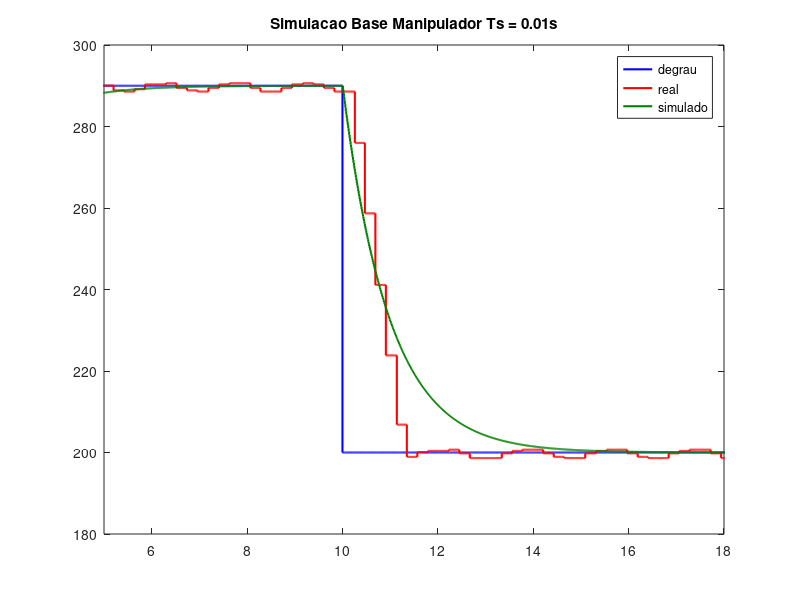
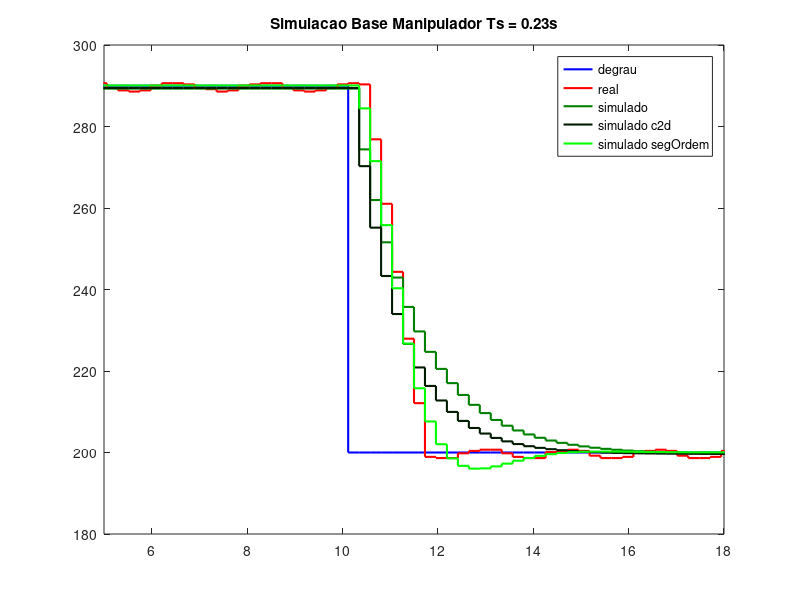
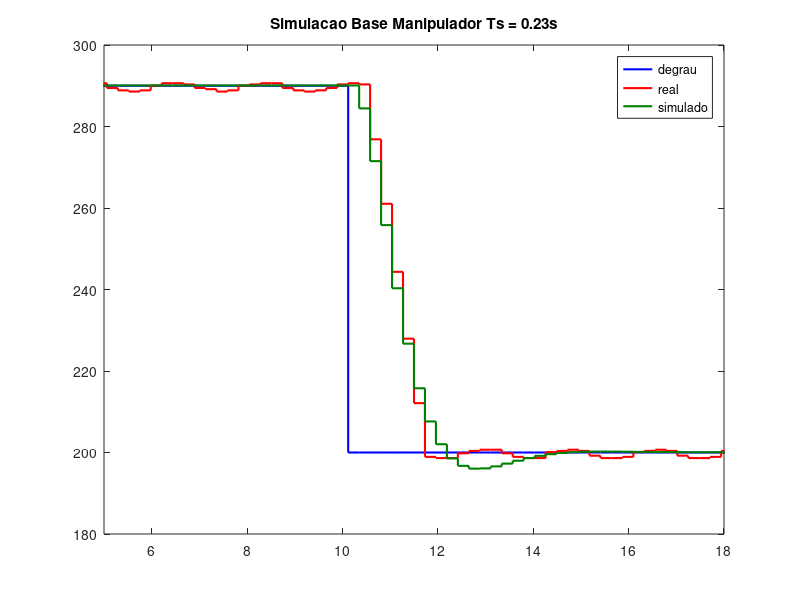

The MATLAB script that drew these images, in order:
clc;
close all;

load('inputBase0_01.mat')
load('outputBase0_01.mat')
load('inputBase0_23.mat')
load('outputBase0_23.mat')

darkGreen = [0, 0.5, 0];
darknessGreen = [0, 0.1, 0];

tfBase0_01 = tf([0.0102],[1 -0.9898],0.01)

% Um polo - Discreto direto
tfBase0_23 = tf([0.1657],[1 -0.8339],0.23)
% Um polo - Continuo e depois discreto c2d()
tfBase0_23_c2d = tf([0.2132],[1 -0.7864],0.23)
% Dois polos
% tfBase0_23_segOrdem = tf([0.06611 0 0],[1 -1.621 .6865],0.23)
% Tres polos
% tfBase0_23_segOrdem = tf([0.02781 0 0],[1 -2.431 2.077 -0.6184],0.23)
% Dois polos c2d (MELHOR RESULTADO)
tfBase0_23_segOrdem = tf([0.06258 0.05215],[1 -1.465 .5797],0.23)

timeBase0_01 = 0:0.01:19.99;
refBase0_01 = zeros(1,2000);

timeBase0_23 = 0:0.23:19.78;
refBase0_23 = zeros(1,87);

for idx = 1:2000
    if idx <= 1000
        refBase0_01(1,idx) = 290;
    else
        refBase0_01(1,idx) = 200;
    end
end

for idx = 1:87
    if idx <= 44
        refBase0_23(1,idx) = 290;
    else
        refBase0_23(1,idx) = 200;
    end
end

refBase0_23_estab = zeros(1,187);
timeBase0_23_estab = 0:0.23:42.78;

for idx = 1:187
    if idx <= 144
        refBase0_23_estab(1,idx) = 290;
    else
        refBase0_23_estab(1,idx) = 200;
    end
end

resultStepBase0_01 = lsim(tfBase0_01,refBase0_01,timeBase0_01);

resultStepBase0_23 = lsim(tfBase0_23,refBase0_23_estab,timeBase0_23_estab);
resultStepBase0_23_c2d = lsim(tfBase0_23_c2d,refBase0_23_estab,timeBase0_23_estab);
resultStepBase0_23_segOrdem = lsim(tfBase0_23_segOrdem,refBase0_23_estab,timeBase0_23_estab);

figure(1)
stairs(timeBase0_01(1,:),refBase0_01(1,:),'b', 'LineWidth', 1.5);
hold on
stairs(timeBase0_01(1,:),outputBase0_01(:,1),'r', 'LineWidth', 1.5);
hold on
stairs(timeBase0_01(1,:),resultStepBase0_01,'Color',[0,.5,0], 'LineWidth', 1.5);
axis([5 18 180 300])
legend('degrau','real','simulado')
title('Simulacao Base Manipulador Ts = 0.01s')

figure(2)
stairs(timeBase0_23(1,:),refBase0_23(1,:),'b', 'LineWidth', 1.5);
hold on
stairs(timeBase0_23(1,:),outputBase0_23(:,1),'r', 'LineWidth', 1.5);
hold on
stairs(timeBase0_23(1,:),resultStepBase0_23(101:187,1),'Color',darkGreen, 'LineWidth', 1.5);
hold on
stairs(timeBase0_23(1,:),resultStepBase0_23_c2d(101:187,1),'Color',darknessGreen, 'LineWidth', 1.5);
hold on
stairs(timeBase0_23(1,:),resultStepBase0_23_segOrdem(101:187,1),'g', 'LineWidth', 1.5);
axis([5 18 180 300])
legend('degrau','real','simulado', 'simulado c2d', 'simulado segOrdem')
title('Simulacao Base Manipulador Ts = 0.23s')

figure(3)
stairs(timeBase0_23(1,:),refBase0_23(1,:),'b', 'LineWidth', 1.5);
hold on
stairs(timeBase0_23(1,:),outputBase0_23(:,1),'r', 'LineWidth', 1.5);
hold on
stairs(timeBase0_23(1,:),resultStepBase0_23_segOrdem(101:187,1),'Color',darkGreen, 'LineWidth', 1.5);
axis([5 18 180 300])
legend('degrau','real','simulado')
title('Simulacao Base Manipulador Ts = 0.23s')
